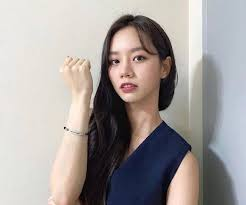
#> input picture PythonLearn/opencv/TrainFaces/LHL/3.jpg, 246 x 205 px, given in place of 3.png, which was not available
$ jupyter execute 12-Masking.ipynb   (text cells are left out)
#> lines starting #> are read from the running program, lines starting #| are printed output that depends on the picture; after the words box and inside, x2 and y2 are one past the last pixel; in counts of white or black regions, pixels touching at a corner belong together; pictures that were not available may be replaced by others from this repository, and a replacement may not be noted
[cell 1]
import cv2 as cv
import numpy as np

img = cv.imread("Photos/3.png")
#> img is the input picture: shape (205, 246, 3); mean B, G, R 155.8, 157.9, 164.2
# cv.imshow("image", img)
# resize 缩放
resized = cv.resize(img, None, fx=0.2, fy=0.2)
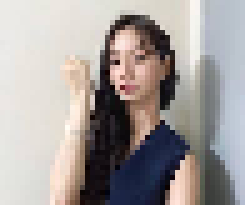
#> resized: shape (41, 49, 3) (shown 5 times larger); mean B, G, R 155.4, 157.6, 163.9
cv.imshow("Resized", resized)
img = resized

blank = np.zeros(img.shape[0:2], dtype=np.uint8)
cv.imshow("Blank", blank)

circle = cv.circle(
    blank.copy(), (img.shape[1] // 2, img.shape[0] // 2), 100, 255, thickness=cv.FILLED
)
cv.imshow("MaskCircle", circle)

rectangle = cv.rectangle(blank.copy(), (30, 30), (200, 200), 255, thickness=cv.FILLED)
cv.imshow("MaskRectangle", rectangle)
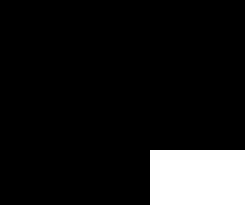
#> window 'MaskRectangle': shape (41, 49) (shown 5 times larger); 10.4% white; 1 white region, box (x1, y1, x2, y2) and area: (30, 30, 49, 41) 209

masked_Circle = cv.bitwise_and(img, img, mask=circle)
cv.imshow("Masked", masked_Circle)

mask_Rectangle = cv.bitwise_and(img, img, mask=rectangle)
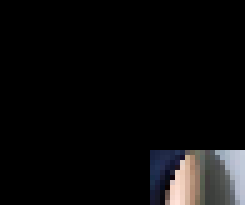
#> mask_Rectangle: shape (41, 49, 3) (shown 5 times larger); mean B, G, R 11.7, 11.4, 11.9
cv.imshow("MaskedRectangle", mask_Rectangle)

cv.waitKey(0)
cv.destroyAllWindows()

$ run again, with PythonLearn/opencv/TrainFaces/LHL/1.jpg copied over PythonLearn/opencv/TrainFaces/LHL/3.jpg
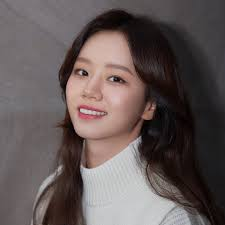
#> input picture PythonLearn/opencv/TrainFaces/LHL/1.jpg, 225 x 225 px, given in place of 3.png, which was not available
#> img is the input picture: shape (225, 225, 3); mean B, G, R 86.7, 87.6, 98.8
#> `cv.imshow("MaskRectangle", rectangle)`:
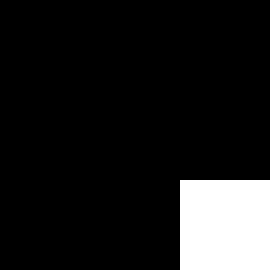
#> window 'MaskRectangle': shape (45, 45) (shown 6 times larger); 11.1% white; 1 white region, box (x1, y1, x2, y2) and area: (30, 30, 45, 45) 225
#> `mask_Rectangle = cv.bitwise_and(img, img, mask=rectangle)`:
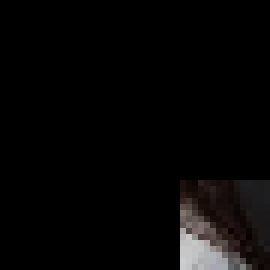
#> mask_Rectangle: shape (45, 45, 3) (shown 6 times larger); mean B, G, R 6.4, 6.5, 7.2

$ run again, with PythonLearn/opencv/TrainFaces/LHL/10.jpg copied over PythonLearn/opencv/TrainFaces/LHL/3.jpg
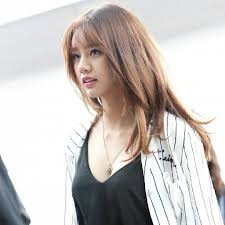
#> input picture PythonLearn/opencv/TrainFaces/LHL/10.jpg, 225 x 225 px, given in place of 3.png, which was not available
#> img is the input picture: shape (225, 225, 3); mean B, G, R 192.2, 195.4, 201.3
#> `cv.imshow("MaskRectangle", rectangle)`:
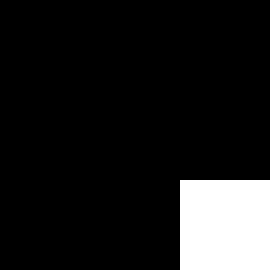
#> window 'MaskRectangle': shape (45, 45) (shown 6 times larger); 11.1% white; 1 white region, box (x1, y1, x2, y2) and area: (30, 30, 45, 45) 225
#> `mask_Rectangle = cv.bitwise_and(img, img, mask=rectangle)`:
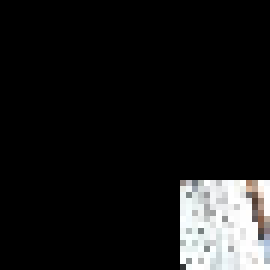
#> mask_Rectangle: shape (45, 45, 3) (shown 6 times larger); mean B, G, R 24.6, 24.6, 24.5
